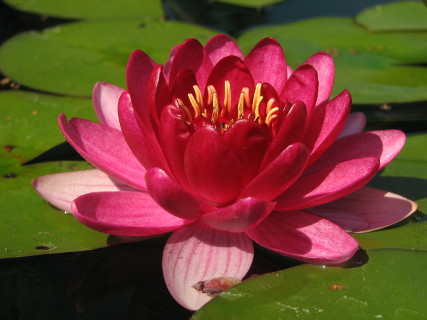
#> input picture lotus320.jpg, 427 x 320 px
$ python how_to_histogram.py
#> lines starting #> are read from the running program, lines starting #| are printed output that depends on the picture
# wie werden histogramme in Python erstellt?
# https://docs.opencv.org/4.5.2/de/db2/tutorial_py_table_of_contents_histograms.html

# Option 1: mit matplotlib
# Option 2: mit OpenCV


import numpy as np
import matplotlib.pyplot as plt
import cv2


test = np.array([1, 19, 5, 1, 5, 20, 15, 25, 99, 50, 45, 55, 60, 58, 55, 99, 55, 55, 55, 55])

plt.subplot(211)
hist_data = plt.hist(test, bins=11)

hist_cv = cv2.calcHist([np.float32(test)], [0], None, [11], [0, int(test.max()+1)])

plt.subplot(212), plt.plot(hist_cv)
plt.show()
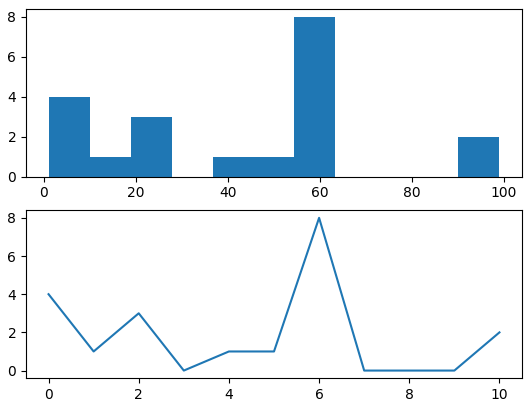
#> figure drawn by matplotlib, 2 panels; panel 1: tallest bar 8 high, from x = 54.45 to 63.36; panel 2: curve peaks at x = 6, y = 8

img = cv2.imread('lotus320.jpg')
#> img is the input picture: shape (320, 427, 3); mean B, G, R 45.8, 67.9, 112.3
color = ('b', 'g', 'r')
for i,col in enumerate(color):
    histr = cv2.calcHist([img], [i], None, [256], [0, 256])
    plt.plot(histr, color=col)
    plt.xlim([0, 256])
plt.show()
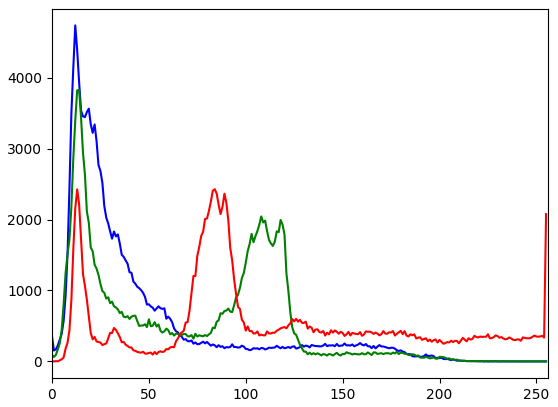
#> figure drawn by matplotlib, 1 panel; curve peaks at x = 12, y = 4737; curve peaks at x = 14, y = 3829; curve peaks at x = 84, y = 2428

# Histogram Equalization
gray = cv2.cvtColor(img, cv2.COLOR_BGR2GRAY)
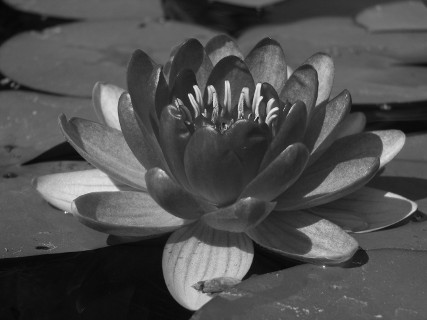
#> gray: shape (320, 427); min 5, max 250, mean 78.7
equ = cv2.equalizeHist(gray)
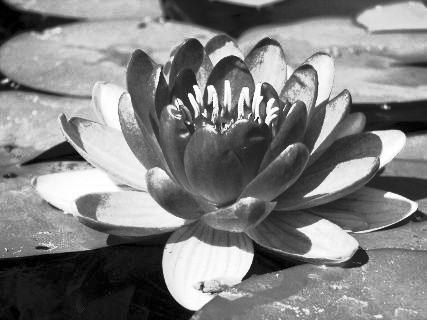
#> equ: shape (320, 427); min 0, max 255, mean 128.7
cv2.imshow('gray', gray)
cv2.imshow('equ', equ)

# create a CLAHE object (Arguments are optional).
clahe = cv2.createCLAHE(clipLimit=2.0, tileGridSize=(8, 8))
cl1 = clahe.apply(gray)
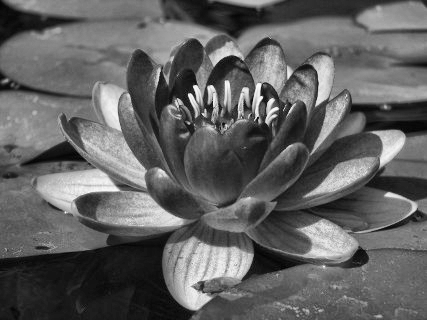
#> cl1: shape (320, 427); min 2, max 253, mean 97.5
cv2.imshow('clahe', cl1)

cv2.waitKey(0)
